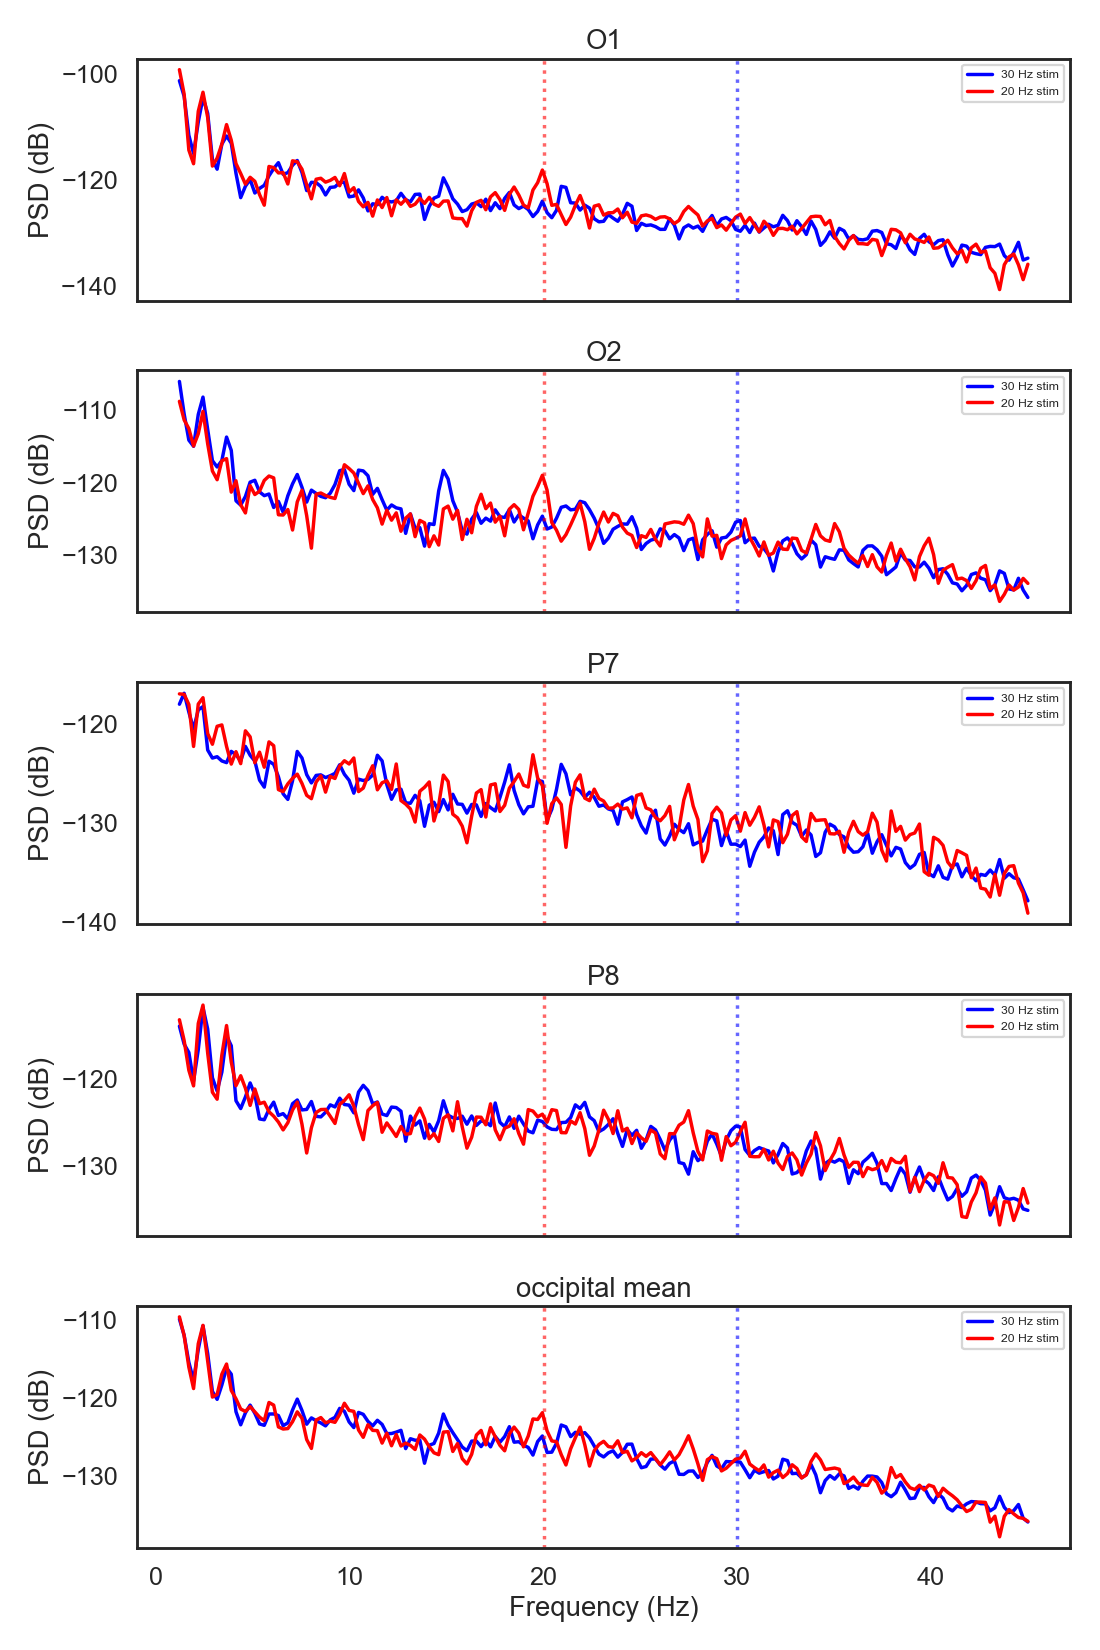

Generate this figure with Python:
"""Quick-look SSVEP analysis for the Cyton montage (adapted from
examples/visual_ssvep/01r__ssvep_viz.py, which assumes a 5-channel Muse)."""
import os, sys
import numpy as np
import matplotlib
matplotlib.use("Agg")
import matplotlib.pyplot as plt
from mne import Epochs, find_events

from eegnb.analysis.analysis_utils import load_data

DATA_DIR = os.path.join(os.path.expanduser("~/"), ".eegnb", "data")
OUT = sys.argv[1] if len(sys.argv) > 1 else "ssvep_check.png"

raw = load_data(subject=1, session=1, experiment="visual-SSVEP",
                site="local", device_name="cyton", data_dir=DATA_DIR)
print(raw.info)
print("channels:", raw.ch_names)

raw.filter(1, 45, method="iir")

events = find_events(raw)
event_id = {"30 Hz": 1, "20 Hz": 2}
epochs = Epochs(raw, events=events, event_id=event_id, tmin=-0.5, tmax=3.0,
                baseline=None, preload=True, verbose=False)
print(epochs)

welch = dict(method="welch", n_fft=1028, n_per_seg=256 * 3, picks="all", fmin=1, fmax=45)
psd30, f30 = epochs["30 Hz"].compute_psd(**welch).get_data(return_freqs=True)
psd20, f20 = epochs["20 Hz"].compute_psd(**welch).get_data(return_freqs=True)
psd30 = 10 * np.log10(psd30).mean(0)
psd20 = 10 * np.log10(psd20).mean(0)

names = epochs.ch_names
occ = [names.index(c) for c in ["O1", "O2", "P7", "P8"] if c in names]

fig, axs = plt.subplots(len(occ) + 1, 1, figsize=(10, 3 * (len(occ) + 1)), sharex=True)
for ax, ci in zip(axs, occ):
    ax.plot(f30, psd30[ci], color="b", label="30 Hz stim")
    ax.plot(f20, psd20[ci], color="r", label="20 Hz stim")
    for fq, c in [(20, "r"), (30, "b")]:
        ax.axvline(fq, color=c, ls=":", alpha=0.6)
    ax.set_title(names[ci]); ax.set_ylabel("PSD (dB)"); ax.legend(fontsize=8)

axs[-1].plot(f30, psd30[occ].mean(0), color="b", label="30 Hz stim")
axs[-1].plot(f20, psd20[occ].mean(0), color="r", label="20 Hz stim")
for fq, c in [(20, "r"), (30, "b")]:
    axs[-1].axvline(fq, color=c, ls=":", alpha=0.6)
axs[-1].set_title("occipital mean"); axs[-1].set_xlabel("Frequency (Hz)")
axs[-1].set_ylabel("PSD (dB)"); axs[-1].legend(fontsize=8)
plt.tight_layout(); plt.savefig(OUT, dpi=110)
print("saved", OUT)

# Quantify: power at each stimulus frequency relative to neighbouring bins.
def snr(psd, freqs, f0, halfwidth=0.5, noise=(2, 5)):
    sig = psd[(freqs > f0 - halfwidth) & (freqs < f0 + halfwidth)].mean()
    nb = psd[((freqs > f0 - noise[1]) & (freqs < f0 - noise[0])) |
             ((freqs > f0 + noise[0]) & (freqs < f0 + noise[1]))].mean()
    return sig - nb

print("\nSNR in dB at each stimulus frequency (signal minus neighbouring bins):")
print(f"{'chan':>6} {'30Hz@30':>9} {'20Hz@20':>9}   {'30Hz@20':>9} {'20Hz@30':>9}")
for ci in occ:
    print(f"{names[ci]:>6} {snr(psd30[ci],f30,30):9.2f} {snr(psd20[ci],f20,20):9.2f}   "
          f"{snr(psd30[ci],f30,20):9.2f} {snr(psd20[ci],f20,30):9.2f}")
print("\nFirst two columns = response to its own stimulus (want clearly positive).")
print("Last two = cross-check; should be lower than the matching column.")
